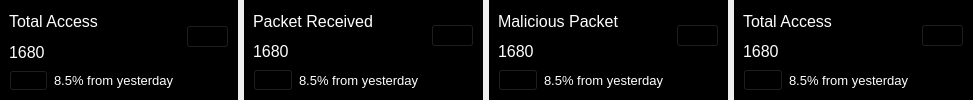
                  <widget class="QWidget" name="widget_21" native="true">
                   <property name="sizePolicy">
                    <sizepolicy hsizetype="Expanding" vsizetype="Expanding">
                     <horstretch>0</horstretch>
                     <verstretch>0</verstretch>
                    </sizepolicy>
                   </property>
                   <property name="maximumSize">
                    <size>
                     <width>16777215</width>
                     <height>16777215</height>
                    </size>
                   </property>
                   <layout class="QHBoxLayout" name="horizontalLayout_7">
                    <property name="spacing">
                     <number>6</number>
                    </property>
                    <property name="leftMargin">
                     <number>0</number>
                    </property>
                    <property name="topMargin">
                     <number>0</number>
                    </property>
                    <property name="rightMargin">
                     <number>0</number>
                    </property>
                    <property name="bottomMargin">
                     <number>0</number>
                    </property>
                    <item>
                     <widget class="QWidget" name="widget_22" native="true">
                      <property name="sizePolicy">
                       <sizepolicy hsizetype="Expanding" vsizetype="Preferred">
                        <horstretch>0</horstretch>
                        <verstretch>0</verstretch>
                       </sizepolicy>
                      </property>
                      <property name="maximumSize">
                       <size>
                        <width>16777215</width>
                        <height>16777215</height>
                       </size>
                      </property>
                      <property name="font">
                       <font>
                        <pointsize>8</pointsize>
                       </font>
                      </property>
                      <property name="styleSheet">
                       <string notr="true">background-color: rgb(0, 0, 0);
</string>
                      </property>
                      <layout class="QGridLayout" name="gridLayout_5">
                       <item row="0" column="3" rowspan="2">
                        <widget class="QPushButton" name="pushButton_35">
                         <property name="font">
                          <font>
                           <pointsize>10</pointsize>
                          </font>
                         </property>
                         <property name="styleSheet">
                          <string notr="true">color: rgb(255, 255, 255);</string>
                         </property>
                         <property name="text">
                          <string/>
                         </property>
                         <property name="icon">
                          <iconset resource="../Qss/icons/_icons.qrc">
                           <normaloff>:/feather/icons/feather/users.png</normaloff>:/feather/icons/feather/users.png</iconset>
                         </property>
                         <property name="iconSize">
                          <size>
                           <width>30</width>
                           <height>30</height>
                          </size>
                         </property>
                        </widget>
                       </item>
                       <item row="1" column="0">
                        <widget class="QLabel" name="label_21">
                         <property name="font">
                          <font>
                           <pointsize>12</pointsize>
                          </font>
                         </property>
                         <property name="styleSheet">
                          <string notr="true">color: rgb(255, 255, 255);</string>
                         </property>
                         <property name="text">
                          <string>1680</string>
                         </property>
                        </widget>
                       </item>
                       <item row="0" column="0" colspan="3">
                        <widget class="QLabel" name="label_20">
                         <property name="font">
                          <font>
                           <pointsize>12</pointsize>
                          </font>
                         </property>
                         <property name="styleSheet">
                          <string notr="true">color: rgb(255, 255, 255);</string>
                         </property>
                         <property name="text">
                          <string>Total Access</string>
                         </property>
                        </widget>
                       </item>
                       <item row="2" column="0" alignment="Qt::AlignLeft">
                        <widget class="QPushButton" name="pushButton_36">
                         <property name="styleSheet">
                          <string notr="true">color: rgb(255, 255, 255);</string>
                         </property>
                         <property name="text">
                          <string/>
                         </property>
                         <property name="icon">
                          <iconset resource="../Qss/icons/_icons.qrc">
                           <normaloff>:/material_design/icons/material_design/arrow_circle_up.png</normaloff>:/material_design/icons/material_design/arrow_circle_up.png</iconset>
                         </property>
                         <property name="iconSize">
                          <size>
                           <width>20</width>
                           <height>20</height>
                          </size>
                         </property>
                        </widget>
                       </item>
                       <item row="2" column="1">
                        <widget class="QLabel" name="label_22">
                         <property name="font">
                          <font>
                           <pointsize>10</pointsize>
                          </font>
                         </property>
                         <property name="styleSheet">
                          <string notr="true">color: rgb(255, 255, 255);</string>
                         </property>
                         <property name="text">
                          <string>8.5% from yesterday</string>
                         </property>
                        </widget>
                       </item>
                      </layout>
                     </widget>
                    </item>
                    <item>
                     <widget class="QWidget" name="widget_23" native="true">
                      <property name="sizePolicy">
                       <sizepolicy hsizetype="MinimumExpanding" vsizetype="Preferred">
                        <horstretch>0</horstretch>
                        <verstretch>0</verstretch>
                       </sizepolicy>
                      </property>
                      <property name="maximumSize">
                       <size>
                        <width>16777215</width>
                        <height>16777215</height>
                       </size>
                      </property>
                      <property name="styleSheet">
                       <string notr="true">background-color: rgb(0, 0, 0);</string>
                      </property>
                      <layout class="QGridLayout" name="gridLayout_6">
                       <item row="0" column="3" rowspan="2">
                        <widget class="QPushButton" name="pushButton_37">
                         <property name="font">
                          <font>
                           <pointsize>10</pointsize>
                          </font>
                         </property>
                         <property name="styleSheet">
                          <string notr="true">color: rgb(255, 255, 255);</string>
                         </property>
                         <property name="text">
                          <string/>
                         </property>
                         <property name="icon">
                          <iconset resource="../Qss/icons/_icons.qrc">
                           <normaloff>:/font_awesome_regular/icons/font_awesome/regular/file.png</normaloff>:/font_awesome_regular/icons/font_awesome/regular/file.png</iconset>
                         </property>
                         <property name="iconSize">
                          <size>
                           <width>30</width>
                           <height>30</height>
                          </size>
                         </property>
                        </widget>
                       </item>
                       <item row="2" column="0">
                        <widget class="QPushButton" name="pushButton_38">
                         <property name="styleSheet">
                          <string notr="true">color: rgb(255, 255, 255);</string>
                         </property>
                         <property name="text">
                          <string/>
                         </property>
                         <property name="icon">
                          <iconset resource="../Qss/icons/_icons.qrc">
                           <normaloff>:/material_design/icons/material_design/arrow_circle_up.png</normaloff>:/material_design/icons/material_design/arrow_circle_up.png</iconset>
                         </property>
                         <property name="iconSize">
                          <size>
                           <width>20</width>
                           <height>20</height>
                          </size>
                         </property>
                        </widget>
                       </item>
                       <item row="0" column="0" colspan="3">
                        <widget class="QLabel" name="label_23">
                         <property name="font">
                          <font>
                           <pointsize>12</pointsize>
                          </font>
                         </property>
                         <property name="styleSheet">
                          <string notr="true">color: rgb(255, 255, 255);</string>
                         </property>
                         <property name="text">
                          <string>Packet Received</string>
                         </property>
                        </widget>
                       </item>
                       <item row="1" column="0">
                        <widget class="QLabel" name="label_24">
                         <property name="font">
                          <font>
                           <pointsize>12</pointsize>
                          </font>
                         </property>
                         <property name="styleSheet">
                          <string notr="true">color: rgb(255, 255, 255);</string>
                         </property>
                         <property name="text">
                          <string>1680</string>
                         </property>
                        </widget>
                       </item>
                       <item row="2" column="1">
                        <widget class="QLabel" name="label_25">
                         <property name="font">
                          <font>
                           <pointsize>10</pointsize>
                          </font>
                         </property>
                         <property name="styleSheet">
                          <string notr="true">color: rgb(255, 255, 255);</string>
                         </property>
                         <property name="text">
                          <string>8.5% from yesterday</string>
                         </property>
                        </widget>
                       </item>
                      </layout>
                     </widget>
                    </item>
                    <item>
                     <widget class="QWidget" name="widget_24" native="true">
                      <property name="sizePolicy">
                       <sizepolicy hsizetype="Expanding" vsizetype="Preferred">
                        <horstretch>0</horstretch>
                        <verstretch>0</verstretch>
                       </sizepolicy>
                      </property>
                      <property name="maximumSize">
                       <size>
                        <width>16777215</width>
                        <height>16777215</height>
                       </size>
                      </property>
                      <property name="styleSheet">
                       <string notr="true">background-color: rgb(0, 0, 0);</string>
                      </property>
                      <layout class="QGridLayout" name="gridLayout_7">
                       <item row="0" column="3" rowspan="2">
                        <widget class="QPushButton" name="pushButton_39">
                         <property name="font">
                          <font>
                           <pointsize>10</pointsize>
                          </font>
                         </property>
                         <property name="styleSheet">
                          <string notr="true">color: rgb(255, 255, 255);</string>
                         </property>
                         <property name="text">
                          <string/>
                         </property>
                         <property name="icon">
                          <iconset resource="../Qss/icons/_icons.qrc">
                           <normaloff>:/material_design/icons/material_design/warning_amber.png</normaloff>:/material_design/icons/material_design/warning_amber.png</iconset>
                         </property>
                         <property name="iconSize">
                          <size>
                           <width>30</width>
                           <height>30</height>
                          </size>
                         </property>
                        </widget>
                       </item>
                       <item row="0" column="0" colspan="3">
                        <widget class="QLabel" name="label_26">
                         <property name="font">
                          <font>
                           <pointsize>12</pointsize>
                          </font>
                         </property>
                         <property name="styleSheet">
                          <string notr="true">color: rgb(255, 255, 255);</string>
                         </property>
                         <property name="text">
                          <string>Malicious Packet</string>
                         </property>
                        </widget>
                       </item>
                       <item row="1" column="0">
                        <widget class="QLabel" name="label_27">
                         <property name="font">
                          <font>
                           <pointsize>12</pointsize>
                          </font>
                         </property>
                         <property name="styleSheet">
                          <string notr="true">color: rgb(255, 255, 255);</string>
                         </property>
                         <property name="text">
                          <string>1680</string>
                         </property>
                        </widget>
                       </item>
                       <item row="2" column="0">
                        <widget class="QPushButton" name="pushButton_40">
                         <property name="styleSheet">
                          <string notr="true">color: rgb(255, 255, 255);</string>
                         </property>
                         <property name="text">
                          <string/>
                         </property>
                         <property name="icon">
                          <iconset resource="../Qss/icons/_icons.qrc">
                           <normaloff>:/material_design/icons/material_design/arrow_circle_up.png</normaloff>:/material_design/icons/material_design/arrow_circle_up.png</iconset>
                         </property>
                         <property name="iconSize">
                          <size>
                           <width>20</width>
                           <height>20</height>
                          </size>
                         </property>
                        </widget>
                       </item>
                       <item row="2" column="1">
                        <widget class="QLabel" name="label_28">
                         <property name="font">
                          <font>
                           <pointsize>10</pointsize>
                          </font>
                         </property>
                         <property name="styleSheet">
                          <string notr="true">color: rgb(255, 255, 255);</string>
                         </property>
                         <property name="text">
                          <string>8.5% from yesterday</string>
                         </property>
                        </widget>
                       </item>
                      </layout>
                     </widget>
                    </item>
                    <item>
                     <widget class="QWidget" name="widget_25" native="true">
                      <property name="sizePolicy">
                       <sizepolicy hsizetype="Expanding" vsizetype="Preferred">
                        <horstretch>0</horstretch>
                        <verstretch>0</verstretch>
                       </sizepolicy>
                      </property>
                      <property name="maximumSize">
                       <size>
                        <width>16777215</width>
                        <height>16777215</height>
                       </size>
                      </property>
                      <property name="styleSheet">
                       <string notr="true">background-color: rgb(0, 0, 0);</string>
                      </property>
                      <layout class="QGridLayout" name="gridLayout_8">
                       <item row="2" column="0">
                        <widget class="QPushButton" name="pushButton_42">
                         <property name="styleSheet">
                          <string notr="true">color: rgb(255, 255, 255);</string>
                         </property>
                         <property name="text">
                          <string/>
                         </property>
                         <property name="icon">
                          <iconset resource="../Qss/icons/_icons.qrc">
                           <normaloff>:/material_design/icons/material_design/arrow_circle_up.png</normaloff>:/material_design/icons/material_design/arrow_circle_up.png</iconset>
                         </property>
                         <property name="iconSize">
                          <size>
                           <width>20</width>
                           <height>20</height>
                          </size>
                         </property>
                        </widget>
                       </item>
                       <item row="0" column="0" colspan="3">
                        <widget class="QLabel" name="label_29">
                         <property name="font">
                          <font>
                           <pointsize>12</pointsize>
                          </font>
                         </property>
                         <property name="styleSheet">
                          <string notr="true">color: rgb(255, 255, 255);</string>
                         </property>
                         <property name="text">
                          <string>Total Access</string>
                         </property>
                        </widget>
                       </item>
                       <item row="0" column="3" rowspan="2">
                        <widget class="QPushButton" name="pushButton_41">
                         <property name="font">
                          <font>
                           <pointsize>10</pointsize>
                          </font>
                         </property>
                         <property name="styleSheet">
                          <string notr="true">color: rgb(255, 255, 255);</string>
                         </property>
                         <property name="text">
                          <string/>
                         </property>
                         <property name="icon">
                          <iconset resource="../Qss/icons/_icons.qrc">
                           <normaloff>:/feather/icons/feather/users.png</normaloff>:/feather/icons/feather/users.png</iconset>
                         </property>
                         <property name="iconSize">
                          <size>
                           <width>30</width>
                           <height>30</height>
                          </size>
                         </property>
                        </widget>
                       </item>
                       <item row="1" column="0">
                        <widget class="QLabel" name="label_30">
                         <property name="font">
                          <font>
                           <pointsize>12</pointsize>
                          </font>
                         </property>
                         <property name="styleSheet">
                          <string notr="true">color: rgb(255, 255, 255);</string>
                         </property>
                         <property name="text">
                          <string>1680</string>
                         </property>
                        </widget>
                       </item>
                       <item row="2" column="1">
                        <widget class="QLabel" name="label_31">
                         <property name="font">
                          <font>
                           <pointsize>10</pointsize>
                          </font>
                         </property>
                         <property name="styleSheet">
                          <string notr="true">color: rgb(255, 255, 255);</string>
                         </property>
                         <property name="text">
                          <string>8.5% from yesterday</string>
                         </property>
                        </widget>
                       </item>
                      </layout>
                     </widget>
                    </item>
                   </layout>
                  </widget>
